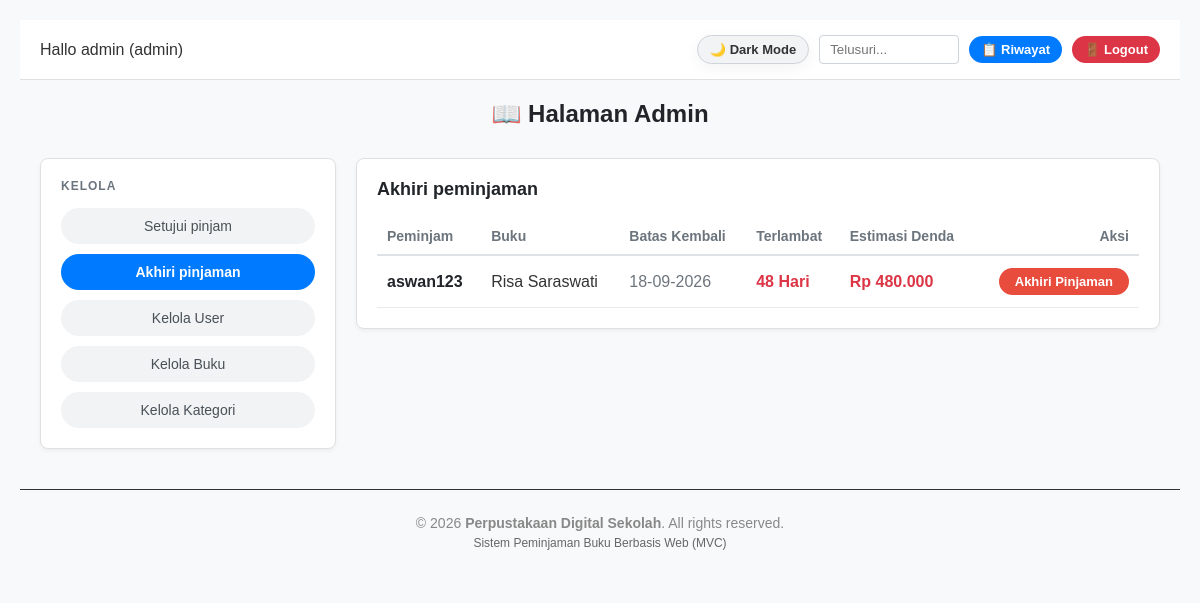
Page /index.php?page=admin&action=akhiriPinjaman (signed in) on the earlier database version.
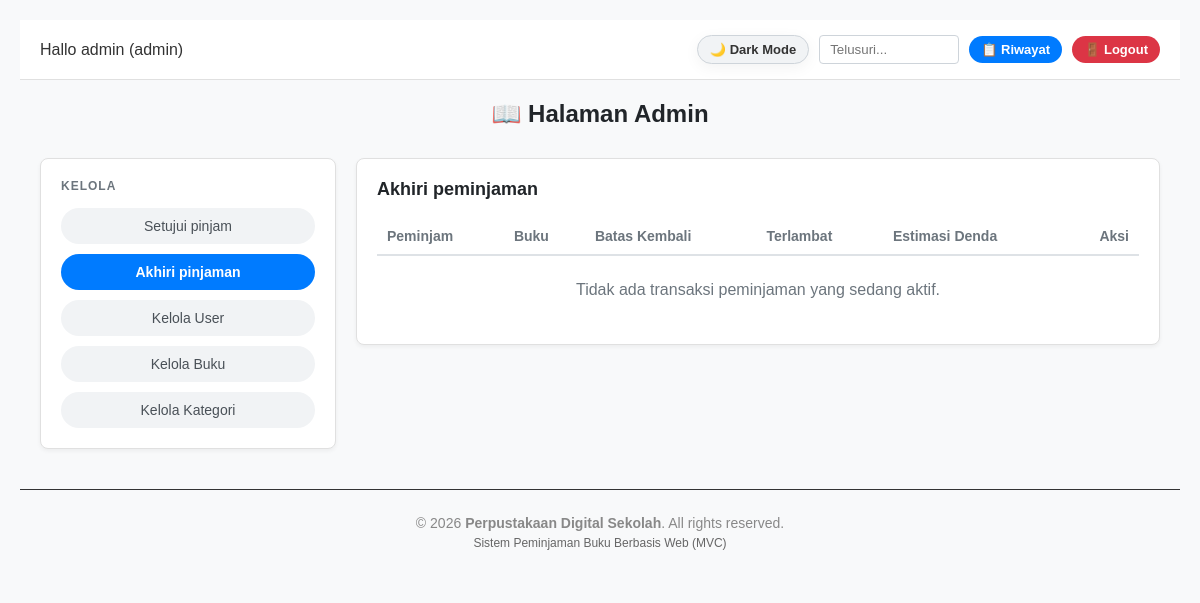
Same page on the later database version.
### tables this page shows
CREATE TABLE `peminjaman` (
  `id_pinjam` int(11) NOT NULL,
  `id_user` int(11) NOT NULL,
  `id_buku` int(11) NOT NULL,
  `jumlah` int(11) NOT NULL DEFAULT 1,
  `tgl_pinjam` date NOT NULL,
  `tanggal_kembali_rencana` date DEFAULT NULL,
  `tanggal_dikembalikan` date DEFAULT NULL,
  `tgl_kembali` date NOT NULL,
  `status` enum('menunggu','dipinjam','selesai','ditolak') DEFAULT 'menunggu',
  `denda` int(11) DEFAULT 0
);

CREATE TABLE `user` (
  `id_user` int(11) NOT NULL,
  `nama` varchar(100) NOT NULL,
  `email` varchar(100) NOT NULL,
  `nis` varchar(20) DEFAULT NULL,
  `kelas` varchar(20) DEFAULT NULL,
  `password` varchar(255) NOT NULL,
  `role` enum('admin','siswa') NOT NULL DEFAULT 'siswa'
);

CREATE TABLE `buku` (
  `id_buku` int(11) NOT NULL,
  `nama_buku` varchar(150) NOT NULL,
  `id_kategori` int(11) NOT NULL,
  `stok` int(11) NOT NULL DEFAULT 0,
  `gambar` varchar(255) DEFAULT NULL
);

### controllers/AdminController.php (called while the page is built, shortened)
<?php
require_once 'models/PinjamModel.php';
class AdminController {
    private $pinjamModel;
    public function __construct() {
        $database = new Database();
        $this->db = $database->getConnection();
        $this->pinjamModel = new PinjamModel($this->db);
    }
    public function akhiriPinjaman() {
        $search = $_GET['search'] ?? '';
        $activePinjaman = $this->pinjamModel->getActivePinjaman($search);
        require_once 'views/admin/akhiri_pinjaman.php';
    }
}

### config/Database.php (called while the page is built, shortened)
<?php
class Database {
    private $host = "localhost";
    private $user = "root";
    private $pass = "";
    private $dbname = "db_pembuku";
    public function getConnection() {
        $this->conn = null;
        try {
            $this->conn = new PDO("mysql:host=" . $this->host . ";dbname=" . $this->dbname, $this->user, $this->pass);
            $this->conn->setAttribute(PDO::ATTR_ERRMODE, PDO::ERRMODE_EXCEPTION);
        } catch(PDOException $exception) {
            echo "Connection error: " . $exception->getMessage();
        }
        return $this->conn;
    }
}

### models/PinjamModel.php (called while the page is built, shortened)
<?php
class PinjamModel {
    private $conn;
    private $table = 'peminjaman';
    public function __construct($db) {
        $this->conn = $db;
    }
    public function getActivePinjaman($search = '') {
    $query = "SELECT p.*, b.nama_buku, u.nama AS nama_siswa
              FROM " . $this->table . " p
              JOIN buku b ON p.id_buku = b.id_buku
              JOIN user u ON p.id_user = u.id_user
              WHERE p.status = 'dipinjam'";
    $query .= " ORDER BY p.id_pinjam DESC";
    $stmt = $this->conn->prepare($query);
    $stmt->execute();
    return $stmt->fetchAll(PDO::FETCH_ASSOC);
}
}

### views/admin/akhiri_pinjaman.php (the view, shortened to what the changed rows need)
<?php include 'views/layout/header.php'; ?>
<h2 style="text-align:center; margin-bottom: 30px; color: var(--text-heading);">📖 Halaman Admin</h2>
<div style="display: flex; gap: 20px; align-items: flex-start; padding: 0 20px;">
    <div class="card" style="flex: 3; padding: 20px; box-sizing: border-box;">
        <div class="table-container">
            <table style="width: 100%; border-collapse: collapse;">
                <thead>
                    <tr style="color: var(--text-muted); font-size: 14px; text-align: left; border-bottom: 2px solid var(--table-header-border);">
                        <th style="padding: 10px;">Peminjam</th>
                        <th style="padding: 10px;">Buku</th>
                        <th style="padding: 10px;">Batas Kembali</th>
                        <th style="padding: 10px;">Terlambat</th>
                        <th style="padding: 10px;">Estimasi Denda</th>
                        <th style="padding: 10px; text-align: right;">Aksi</th>
                    </tr>
                </thead>
                <tbody>
                    <?php if (!empty($activePinjaman)): ?>
                        <?php foreach ($activePinjaman as $p): ?>
                        <?php
                            $hari_terlambat = 0;
                            $estimasi_denda = 0;
                            if (!empty($p['tgl_kembali'])) {
                                $tgl_kembali = new DateTime($p['tgl_kembali']);
                                $tgl_sekarang = new DateTime(date('Y-m-d'));
                                if ($tgl_sekarang > $tgl_kembali) {
                                    $selisih = $tgl_sekarang->diff($tgl_kembali);
                                    $hari_terlambat = $selisih->days;
                                    $estimasi_denda = $hari_terlambat * 10000;
                                }
                            }
                        ?>
                        <tr style="border-bottom: 1px solid var(--table-border);">
                            <td style="padding: 12px 10px; font-weight: bold; color: var(--text-heading);"><?= htmlspecialchars($p['nama_siswa']); ?></td>
                            <td style="padding: 12px 10px; color: var(--text-main);"><?= htmlspecialchars($p['nama_buku']); ?></td>
                            <td style="padding: 12px 10px; color: var(--text-muted);"><?= !empty($p['tgl_kembali']) ? date('d-m-Y', strtotime($p['tgl_kembali'])) : '-'; ?></td>
                            <td style="padding: 12px 10px;">
                                <?php if ($hari_terlambat > 0): ?>
                                    <span style="color: #dc3545; font-weight: bold;"><?= $hari_terlambat; ?> Hari</span>
                                <?php else: ?>
                                    <span style="color: #28a745; font-weight: 500;">Tepat Waktu</span>
                                <?php endif; ?>
                            </td>
                            <td style="padding: 12px 10px; font-weight: bold; color: <?= $estimasi_denda > 0 ? '#dc3545' : '#28a745'; ?>;">
                                Rp <?= number_format($estimasi_denda, 0, ',', '.'); ?>
                            </td>
                            <td style="padding: 12px 10px; text-align: right;">
                                <a href="index.php?page=admin&action=prosesAkhiriPinjaman&id=<?= $p['id_pinjam']; ?>"
                                   class="btn-action btn-finish"
                                   onclick="return confirm('<?= $estimasi_denda > 0 ? 'Peminjaman terlambat! Total Denda: Rp ' . number_format($estimasi_denda, 0, ',', '.') . '. Akhiri peminjaman?' : 'Akhiri peminjaman ini?'; ?>');">
                                   Akhiri Pinjaman
                                </a>
                            </td>
                        </tr>
                        <?php endforeach; ?>
                    <?php else: ?>
                        <tr>
                            <td colspan="6" style="text-align: center; color: var(--text-muted); padding: 25px;">Tidak ada transaksi peminjaman yang sedang aktif.</td>
                        </tr>
                    <?php endif; ?>
                </tbody>
            </table>
        </div>
    </div>
</div>
<?php include 'views/layout/footer.php'; ?>

Differences in the rows shown:
removed peminjaman: id_user.nama "aswan123", id_buku.nama_buku "Risa Saraswati", tgl_kembali "18-09-2026", tgl_kembali "48", tgl_kembali "480.000"
Other differences:
text now shown: "Tidak ada transaksi peminjaman yang sedang aktif."
